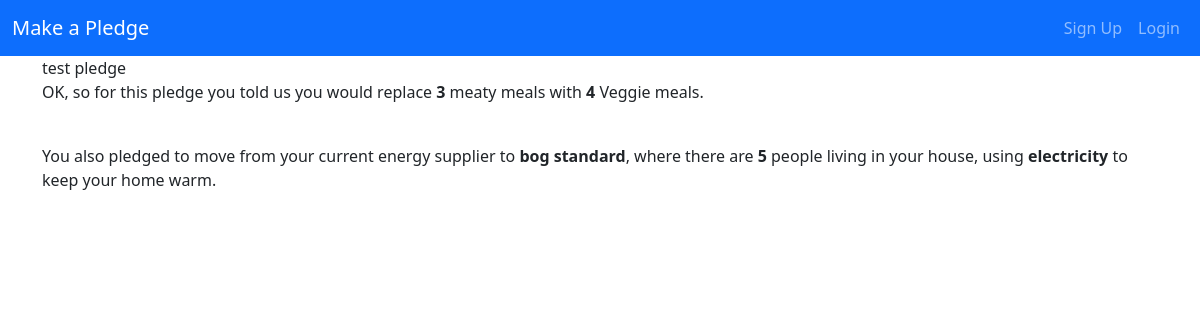
The page /pledge/1/ on the database its author committed.
### pledges/models.py (models this page shows, shortened)
class Pledge(models.Model):
    title = models.CharField(max_length=100)
    current_meals = models.IntegerField()
    veggie_meals = models.IntegerField()
    BOG_STANDARD = 'BS'
    A_GREAT_GREEN_TARRIF = 'GT'
    energy_supplier_choices = [
        (BOG_STANDARD, 'bog standard'),
        (A_GREAT_GREEN_TARRIF, 'a great green tarif'),
    ]
    energy_supplier = models.CharField(
        max_length=2,
        choices=energy_supplier_choices,
        default=BOG_STANDARD
    )
    number_of_people = models.IntegerField()
    GAS_OR_OIL = 'GO'
    ELECTRICITY = 'EL'
    heating_source_choices = [
        (GAS_OR_OIL, 'gas or oil'),
        (ELECTRICITY, 'electricity'),
    ]
    heating_source = models.CharField(
        max_length=2,
        choices=heating_source_choices,
        default=GAS_OR_OIL
    )
    message = models.TextField(max_length=255, blank=True)
    created = models.DateField(auto_now_add=True)
    user = models.ForeignKey(User, on_delete=models.CASCADE)

### pledges/views.py (the view)
# urls.py: path('pledge/<int:pledge_pk>/', views.viewpledge, name='viewpledge'),
def viewpledge(request, pledge_pk):
    pledge = get_object_or_404(Pledge, pk=pledge_pk)
    return render(request, 'pledges/viewpledge.html', {'pledge': pledge})

### pledges/templates/pledges/viewpledge.html
{% extends 'pledges/base.html' %}
{% block content %}
{{ pledge.title }}
<p>OK, so for this pledge you told us you would replace <b>{{ pledge.current_meals }}</b> meaty meals with <b>{{ pledge.veggie_meals}}</b> Veggie meals.</p>
<br>
<p>You also pledged to move from your current energy supplier to <b>{{ pledge.get_energy_supplier_display }}</b>, where there are <b>{{ pledge.number_of_people }}</b>
 people living in your house, using <b>{{ pledge.get_heating_source_display }}</b> to keep your home warm.</p>
{% endblock  %}

### rows shown on the page
Pledge: title "test pledge", current_meals "3", veggie_meals "4", energy_supplier "bog standard", number_of_people "5", heating_source "electricity"
